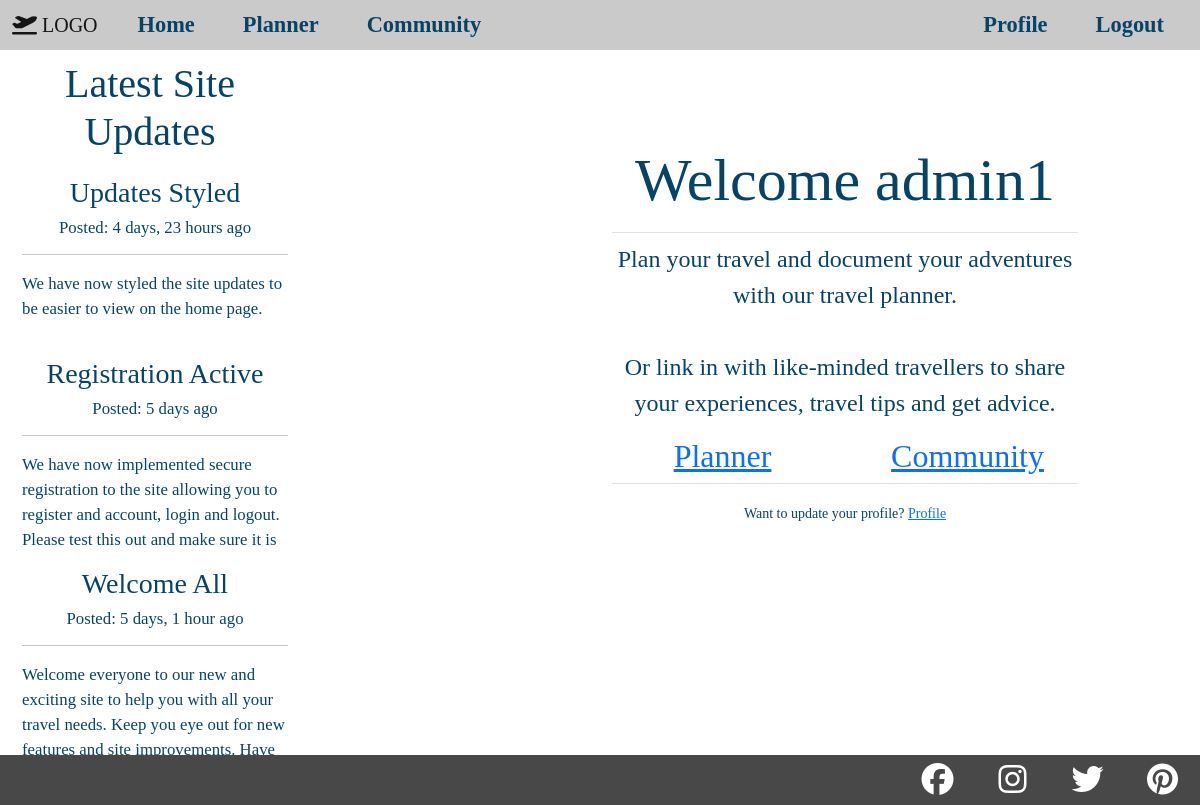
The app's page / (signed in) with its own data.
### site_updates/models.py (models this page shows, shortened)
class Update(models.Model):
    topic = models.ForeignKey(UpdateCatagory, on_delete=models.CASCADE)
    title = models.CharField(max_length=100)
    content = models.TextField()
    update_image = models.ImageField(default=None, upload_to='media/update_pics/', blank=True)
    published_on = models.DateTimeField(auto_now_add=True)
    updated_on = models.DateTimeField(auto_now=True)
    status = models.IntegerField(choices=STATUS, default=0)
    class Meta:
        ordering = ('-published_on',)

### home/views.py (the view)
# urls.py: path('', TravelHome.as_view(), name="travel-home"),
class TravelHome(View):
    def get(self, request):
        updates = Update.objects.filter(status=1).order_by('-published_on')[0:3]
        if request.user.is_authenticated:
            return render(
                request,
                "home/travel-home.html",
                {
                    "tab_title": "Home",
                    "updates": updates,
                },
            )
        else:
            return redirect('home-login')

### home/templates/home/travel-home.html (shortened to what this page needs)
{% extends "home/home-base.html" %}
{% load crispy_forms_tags %}
{% block form-content %}
    <fieldset class="form-group welcome">
        <legend class="border-bottom mb-2 p-2 text-center">
            <h4>
                Welcome {{ user.username }}
                <br>
            </h4>
        </legend>
        <p class="text-center">Plan your travel and document your adventures with our travel planner.<br><br>
            Or link in with like-minded  travellers to share your experiences, travel tips and get advice.</p>
        <div class="row">
            <div class="col">
                <a href="#"><h5 class="text-center">Planner</h5></a>
            </div>
            <div class="col">
                <a href="#"><h5 class="text-center">Community</h5></a>
            </div>
        </div>
    </fieldset>
    <div class="border-top pt-3 mb-3 text-center">
        <small class="p-font">
            Want to update your profile? <a class="ml-2" href="#">Profile</a>
        </small>
    </div>
{% endblock form-content %}

### home/templates/home/home-base.html (shortened to what this page needs)
{% extends "home/base.html" %}
{% block content %}
    <div class="row m-0">
        <div class="d-none d-lg-block col-3 admin-updates-col-main">
            <div class="updates-intro">
                <h4 class="text-center">Latest Site Updates</h4>
            </div>
            {% for update in updates %}
                <div class="update-container">
                    <h4 class="text-center">{{ update.title }}</h4>
                    <h6 class="text-center">Posted: {{ update.published_on|timesince }} ago</h6>
                    <hr>
                    <P>{{ update.content }}</P>
                </div>
            {% endfor %}
            <a class="btn btn-all-topics" href="{% url 'all-admin-updates' %}">See all updates</a>
        </div>
        <div class="col">
            <div class="row home-mid-row">
                <div class="col-1 col-sm-3 col-lg-6">
                </div>
                <div class="col home-welcome-container">
                    <div class="home-form-container">
                        {% block form-content %}
                        {% endblock form-content%}
                    </div>
                </div>
                <div class="col-1">
                </div>
            </div>
        </div>
    </div>
{% endblock content %}

### home/templates/home/base.html (shortened to what this page needs)
{% load static %}
<!DOCTYPE html>
<html lang="en">
<head>
    <link href="https://cdn.jsdelivr.net/npm/bootstrap@5.2.3/dist/css/bootstrap.min.css" rel="stylesheet">
    <link rel="stylesheet" href="https://cdn.jsdelivr.net/npm/bootstrap-icons@1.10.3/font/bootstrap-icons.css">
    <link rel="stylesheet" href="{% static 'css/main.css' %}">
</head>
<body>
        <section class="navigation">
            <nav class="navbar navbar-expand-lg">
                <div class="container-fluid fixed-top header-grey">
                    <a class="navbar-brand" href="#"><i class="fa-solid fa-plane-departure"></i> LOGO</a>
                    <div class="offcanvas offcanvas-end" data-bs-backdrop="true" tabindex="-1" id="offcanvas" aria-labelledby="offcanvasLabel">
                        <div class="top-box">
                            <div class="offcanvas-body">
                                <div class="navbar-nav mr-auto">
                                    <a class="nav-item nav-link px-lg-4" href="{% url 'travel-home' %}">Home</a>
                                    <a class="nav-item nav-link px-lg-4" href="{% url 'country-map' %}">Planner</a>
                                    <a class="nav-item nav-link px-lg-4" href="#">Community</a>
                                </div>
                                <div class="navbar-nav ms-auto">
                                    {% if user.is_authenticated %}
                                    <a class="nav-item nav-link px-lg-4" href="#">Profile</a>
                                    <a class="nav-item nav-link px-lg-4" href="{% url 'home-logout' %}">Logout</a>
                                    {% else %}
                                    <a class="nav-item nav-link px-lg-4" href="{% url 'home-login' %}">Login</a>
                                    <a class="nav-item nav-link px-lg-4" href="{% url 'home-register' %}">Register</a>
                                    {% endif %}
                                </div>
                            </div>
                        </div>
                    </div>
                </div>
            </nav>
        </section>
        <main class="main-section">
            {% block content %}
            {% endblock %}
        </main>
        <section id="footer">
            <div class="h-100 d-flex justify-content-end">
                <div class="footer-icons"><a href="#"><i class="social-icons fa-brands fa-facebook"></i></a></div>
                <div class="footer-icons"><a href="#"><i class="social-icons fa-brands fa-instagram"></i></a></div>
                <div class="footer-icons"><a href="#"><i class="social-icons fa-brands fa-twitter"></i></a></div>
                <div class="footer-icons"><a href="#"><i class="social-icons fa-brands fa-pinterest"></i></a></div>
            </div>
        </section>
</body>
</html>

### static/css/main.css (style rules this page uses)
* { padding: 0; margin: 0; box-sizing: border-box; }
h1, h2, h3, h4, h5, h6 { font-family: 'Lora', serif; }
a { font-family: 'Lora', serif; }
p { font-family: 'Merriweather', serif; }
@media (min-width: 768px) { h4 { font-size: 200%; } }
@media (min-width: 768px) { h5 { font-size: 160%; } }
@media (min-width: 768px) { h6 { font-size: 140%; } }
@media (min-width: 768px) { p { font-size: 140%; } }
@media (min-width: 992px) { h4 { font-size: 250%; } }
@media (min-width: 992px) { h5 { font-size: 200%; } }
@media (min-width: 992px) { h6 { font-size: 150%; } }
@media (min-width: 992px) { p { font-size: 150%; } }
.offcanvas { background-color: rgb(6, 68, 103); color: rgb(255, 255, 255); z-index: 1500; }
.header-grey { background-color: rgb(202, 202, 202); height: 50px; }
.nav-item { color: rgb(6, 68, 103); font-weight: bold; font-size: 140%; }
.social-icons { font-size: xx-large; }
#footer { position: fixed; height: 50px; background-color: rgb(72, 72, 72); bottom: 0px; left: 0px; right: 0px; margin-bottom: 0px; }
.footer-icons { height: 100%; width: 75px; display: flex; justify-content: center; align-items: center; }
.updates-intro { background-color: rgba(255, 255, 255, .9); margin-top: 10px; }
.update-container { background-color: rgba(255, 255, 255, .9); padding-left: 10px; padding-top: 10px; font-size: 70%; overflow-x: none; overflow-y: scroll; max-height: 200px; margin-top: 10px; }
.update-container p, .update-container h4, .update-container h6, .updates-intro h4 { color: rgb(6, 68, 103); }
.btn-all-topics { display: flex; justify-content: center; background-color: rgb(6, 68, 103); color: white; margin-top: 10px; }
.social-icons { color: white; }
.admin-updates-col-main { background-color: rgba(255, 255, 255, 0.5); position: absolute; top: 0; bottom: 0; left: 0; width: 25vw; margin-top: 50px; }
.home-welcome-container { background-color: rgba(255, 255, 255, 0.9); border-radius: 0px 25px 0px 25px; color: rgb(6, 68, 103); }
.home-mid-row { margin: 15vh 0 80px 0; }
.p-font { font-family: 'Merriweather', serif; color: rgb(6, 68, 103); }

### home/templates/home/snippets/home-styles.html (style rules this page uses)
body { background-image: url('https://django-travel-app.s3.eu-west-2.amazonaws.com/images/home/home_background_img_small.jpg'); background-repeat: no-repeat; background-attachment: fixed; background-size: cover; }

### records on screen
Update: title "Updates Styled", published_on "4 days, 23 hours", content "We have now styled the site updates to be easier to view on the home page."
Update: title "Registration Active", published_on "5 days", content "We have now implemented secure registration to the site allowing you to register and account, login and logout. Please test this out and make sure it is…"
Update: title "Welcome All", published_on "5 days, 1 hour", content "Welcome everyone to our new and exciting site to help you with all your travel needs. Keep you eye out for new features and site improvements. Have…"

### other values on screen
{{ user.username }} "admin1"
